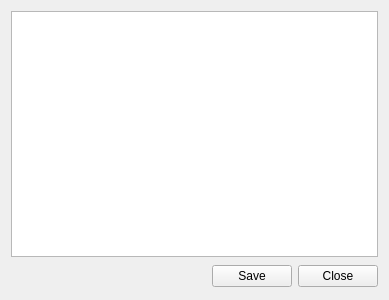
<ui version="4.0" >
 <class>SourceEditor</class>
 <widget class="QWidget" name="SourceEditor" >
  <property name="geometry" >
   <rect>
    <x>0</x>
    <y>0</y>
    <width>389</width>
    <height>300</height>
   </rect>
  </property>
  <property name="windowTitle" >
   <string>Form</string>
  </property>
  <layout class="QGridLayout" name="gridLayout" >
   <item row="0" column="0" >
    <layout class="QVBoxLayout" name="verticalLayout" >
     <item>
      <widget class="QTextEdit" name="textEdit" />
     </item>
     <item>
      <layout class="QHBoxLayout" name="horizontalLayout" >
       <item>
        <spacer name="horizontalSpacer" >
         <property name="orientation" >
          <enum>Qt::Horizontal</enum>
         </property>
         <property name="sizeHint" stdset="0" >
          <size>
           <width>48</width>
           <height>26</height>
          </size>
         </property>
        </spacer>
       </item>
       <item>
        <widget class="QPushButton" name="saveButton" >
         <property name="text" >
          <string>Save</string>
         </property>
        </widget>
       </item>
       <item>
        <widget class="QPushButton" name="closeButton" >
         <property name="text" >
          <string>Close</string>
         </property>
        </widget>
       </item>
      </layout>
     </item>
    </layout>
   </item>
  </layout>
 </widget>
 <resources/>
 <connections/>
</ui>
